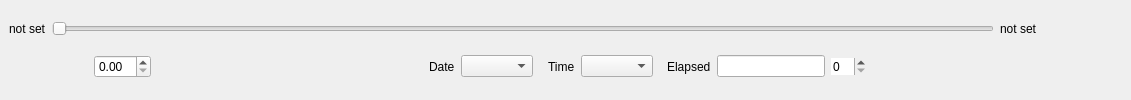
  <widget class="QDockWidget" name="time_widget">
   <property name="sizePolicy">
    <sizepolicy hsizetype="MinimumExpanding" vsizetype="Preferred">
     <horstretch>0</horstretch>
     <verstretch>0</verstretch>
    </sizepolicy>
   </property>
   <property name="minimumSize">
    <size>
     <width>658</width>
     <height>82</height>
    </size>
   </property>
   <property name="windowTitle">
    <string>Time</string>
   </property>
   <attribute name="dockWidgetArea">
    <number>8</number>
   </attribute>
   <widget class="QWidget" name="dockWidgetContents_2">
    <layout class="QGridLayout" name="gridLayout_4">
     <item row="0" column="0">
      <widget class="QLabel" name="labelStartTime">
       <property name="maximumSize">
        <size>
         <width>16777215</width>
         <height>18</height>
        </size>
       </property>
       <property name="text">
        <string>not set</string>
       </property>
      </widget>
     </item>
     <item row="0" column="1" colspan="14">
      <widget class="QSlider" name="horizontalTimeSlider">
       <property name="minimumSize">
        <size>
         <width>0</width>
         <height>12</height>
        </size>
       </property>
       <property name="maximumSize">
        <size>
         <width>16777215</width>
         <height>20</height>
        </size>
       </property>
       <property name="orientation">
        <enum>Qt::Horizontal</enum>
       </property>
      </widget>
     </item>
     <item row="0" column="15">
      <widget class="QLabel" name="labelEndTime">
       <property name="maximumSize">
        <size>
         <width>16777215</width>
         <height>18</height>
        </size>
       </property>
       <property name="text">
        <string>not set</string>
       </property>
      </widget>
     </item>
     <item row="1" column="0">
      <widget class="QPushButton" name="pushButtonBack">
       <property name="sizePolicy">
        <sizepolicy hsizetype="Minimum" vsizetype="Fixed">
         <horstretch>12</horstretch>
         <verstretch>12</verstretch>
        </sizepolicy>
       </property>
       <property name="minimumSize">
        <size>
         <width>12</width>
         <height>12</height>
        </size>
       </property>
       <property name="maximumSize">
        <size>
         <width>12</width>
         <height>12</height>
        </size>
       </property>
       <property name="text">
        <string/>
       </property>
       <property name="icon">
        <iconset resource="swmm.qrc">
         <normaloff>:/icons/back.png</normaloff>:/icons/back.png</iconset>
       </property>
       <property name="iconSize">
        <size>
         <width>12</width>
         <height>12</height>
        </size>
       </property>
       <property name="flat">
        <bool>true</bool>
       </property>
      </widget>
     </item>
     <item row="1" column="1">
      <widget class="QPushButton" name="pushButtonPlay">
       <property name="enabled">
        <bool>true</bool>
       </property>
       <property name="sizePolicy">
        <sizepolicy hsizetype="Minimum" vsizetype="Fixed">
         <horstretch>0</horstretch>
         <verstretch>0</verstretch>
        </sizepolicy>
       </property>
       <property name="maximumSize">
        <size>
         <width>18</width>
         <height>18</height>
        </size>
       </property>
       <property name="text">
        <string/>
       </property>
       <property name="icon">
        <iconset resource="swmm.qrc">
         <normaloff>:/icons/play.png</normaloff>
         <normalon>:/icons/pause.png</normalon>:/icons/play.png</iconset>
       </property>
       <property name="checkable">
        <bool>true</bool>
       </property>
       <property name="checked">
        <bool>false</bool>
       </property>
       <property name="flat">
        <bool>true</bool>
       </property>
      </widget>
     </item>
     <item row="1" column="2">
      <widget class="QPushButton" name="pushButtonForward">
       <property name="sizePolicy">
        <sizepolicy hsizetype="Minimum" vsizetype="Fixed">
         <horstretch>12</horstretch>
         <verstretch>12</verstretch>
        </sizepolicy>
       </property>
       <property name="maximumSize">
        <size>
         <width>12</width>
         <height>12</height>
        </size>
       </property>
       <property name="text">
        <string/>
       </property>
       <property name="icon">
        <iconset resource="swmm.qrc">
         <normaloff>:/icons/forward.png</normaloff>:/icons/forward.png</iconset>
       </property>
       <property name="flat">
        <bool>true</bool>
       </property>
      </widget>
     </item>
     <item row="1" column="3">
      <widget class="QDoubleSpinBox" name="dsbPlaySpeed"/>
     </item>
     <item row="1" column="4">
      <spacer name="horizontalSpacer_2">
       <property name="orientation">
        <enum>Qt::Horizontal</enum>
       </property>
       <property name="sizeHint" stdset="0">
        <size>
         <width>266</width>
         <height>20</height>
        </size>
       </property>
      </spacer>
     </item>
     <item row="1" column="5">
      <widget class="QLabel" name="lblDate">
       <property name="text">
        <string>Date</string>
       </property>
      </widget>
     </item>
     <item row="1" column="6">
      <widget class="QComboBox" name="cboDate"/>
     </item>
     <item row="1" column="7">
      <spacer name="horizontalSpacer_4">
       <property name="orientation">
        <enum>Qt::Horizontal</enum>
       </property>
       <property name="sizeHint" stdset="0">
        <size>
         <width>3</width>
         <height>20</height>
        </size>
       </property>
      </spacer>
     </item>
     <item row="1" column="8">
      <widget class="QLabel" name="lblAnimateTime">
       <property name="text">
        <string>Time</string>
       </property>
      </widget>
     </item>
     <item row="1" column="9">
      <widget class="QComboBox" name="cboTime"/>
     </item>
     <item row="1" column="10">
      <spacer name="horizontalSpacer_5">
       <property name="orientation">
        <enum>Qt::Horizontal</enum>
       </property>
       <property name="sizeHint" stdset="0">
        <size>
         <width>2</width>
         <height>20</height>
        </size>
       </property>
      </spacer>
     </item>
     <item row="1" column="11">
      <widget class="QLabel" name="lblETime">
       <property name="text">
        <string>Elapsed</string>
       </property>
      </widget>
     </item>
     <item row="1" column="14" colspan="2">
      <spacer name="horizontalSpacer_3">
       <property name="orientation">
        <enum>Qt::Horizontal</enum>
       </property>
       <property name="sizeHint" stdset="0">
        <size>
         <width>250</width>
         <height>20</height>
        </size>
       </property>
      </spacer>
     </item>
     <item row="1" column="12">
      <widget class="QLineEdit" name="txtETime"/>
     </item>
     <item row="1" column="13">
      <widget class="QSpinBox" name="sbETime">
       <property name="wrapping">
        <bool>false</bool>
       </property>
       <property name="frame">
        <bool>false</bool>
       </property>
      </widget>
     </item>
    </layout>
   </widget>
  </widget>
